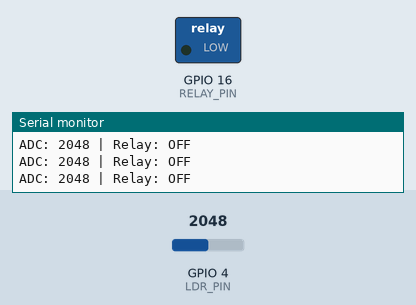
A program run on a simulated ESP32-S3. Shown: switched loads named in the program (green lamp = pin HIGH), the last lines printed to the serial monitor. The inputs (shaded band) are chosen by the test bench; at power-on: GPIO 4 (LDR_PIN) = 2048 (analog values on the 0–4095 scale).

Above: at 1.3 s.
1.4 s: GPIO 4 (LDR_PIN) set to 1529
2.9 s: GPIO 4 (LDR_PIN) set to 1428
At 4.2 s:
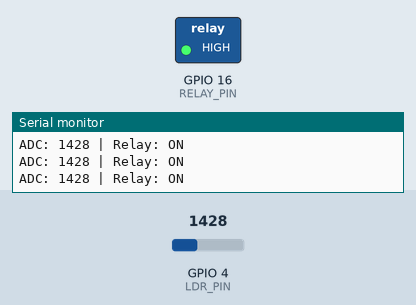
4.5 s: GPIO 4 (LDR_PIN) set to 2638
6.0 s: GPIO 4 (LDR_PIN) set to 2735
At 6.7 s:
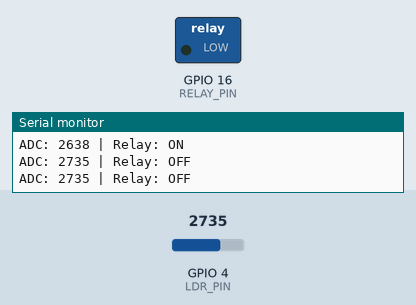
7.5 s: GPIO 4 (LDR_PIN) set to 1460
At 7.9 s:
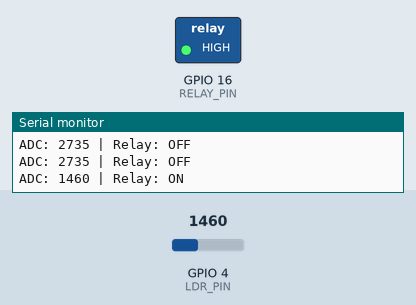
Timing chart, 0 to 10.0 s (numbered marks = the images above; inputs shaded):
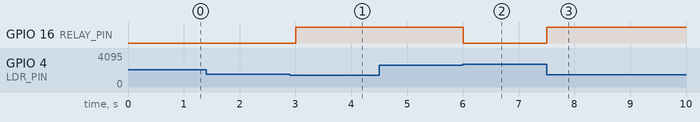

The program:

main.cpp
```cpp
#include <Arduino.h>

// GPIO
constexpr uint8_t LDR_PIN = 4;
constexpr uint8_t RELAY_PIN = 16;

// ADC thresholds (temporary values)
constexpr int THRESHOLD_DARK = 1500;
constexpr int THRESHOLD_LIGHT = 2700;

// Relay state
bool relayEnabled = false;

void setup() {
    Serial.begin(115200);

    analogReadResolution(12);

    // Keep the relay disabled at startup
    digitalWrite(RELAY_PIN, LOW);
    pinMode(RELAY_PIN, OUTPUT);

    Serial.println("Light controller started");
}

void loop() {
    // Read light sensor
    int adcValue = analogRead(LDR_PIN);

    // Hysteresis
    if (adcValue < THRESHOLD_DARK) {
        relayEnabled = true;
    }
    else if (adcValue > THRESHOLD_LIGHT) {
        relayEnabled = false;
    }

    // Control external BC547 transistor
    digitalWrite(RELAY_PIN, relayEnabled ? HIGH : LOW);

    // Debug information
    Serial.print("ADC: ");
    Serial.print(adcValue);

    Serial.print(" | Relay: ");
    Serial.println(relayEnabled ? "ON" : "OFF");

    delay(500);
}
```

Measured:
- the behaviour switches between 1500 and 1499 on GPIO 4 (LDR_PIN) (found by bisection; images 0 and 1)
- the behaviour switches between 2700 and 2701 on GPIO 4 (LDR_PIN) (found by bisection; images 1 and 2)
- after the input at 2.9 s, GPIO 16 (RELAY_PIN): LOW → HIGH after 0.10 s
- after the input at 6.0 s, GPIO 16 (RELAY_PIN): HIGH → LOW at once
- after the input at 7.5 s, GPIO 16 (RELAY_PIN): LOW → HIGH at once
